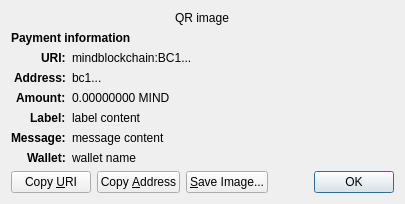
<?xml version="1.0" encoding="UTF-8"?>
<ui version="4.0">
 <class>ReceiveRequestDialog</class>
 <widget class="QDialog" name="ReceiveRequestDialog">
  <property name="geometry">
   <rect>
    <x>0</x>
    <y>0</y>
    <width>413</width>
    <height>229</height>
   </rect>
  </property>
  <property name="windowTitle">
   <string>Request payment to ...</string>
  </property>
  <layout class="QGridLayout" name="gridLayout" columnstretch="0,1">
   <property name="sizeConstraint">
    <enum>QLayout::SetFixedSize</enum>
   </property>
   <item row="0" column="0" colspan="2" alignment="Qt::AlignHCenter">
    <widget class="QRImageWidget" name="qr_code">
     <property name="text">
      <string notr="true">QR image</string>
     </property>
     <property name="textInteractionFlags">
      <set>Qt::NoTextInteraction</set>
     </property>
    </widget>
   </item>
   <item row="1" column="0" colspan="2">
    <widget class="QLabel" name="payment_header">
     <property name="font">
      <font>
       <weight>75</weight>
       <bold>true</bold>
      </font>
     </property>
     <property name="text">
      <string>Payment information</string>
     </property>
     <property name="textInteractionFlags">
      <set>Qt::NoTextInteraction</set>
     </property>
    </widget>
   </item>
   <item row="2" column="0" alignment="Qt::AlignRight|Qt::AlignTop">
    <widget class="QLabel" name="uri_tag">
     <property name="font">
      <font>
       <weight>75</weight>
       <bold>true</bold>
      </font>
     </property>
     <property name="text">
      <string notr="true">URI:</string>
     </property>
     <property name="textFormat">
      <enum>Qt::PlainText</enum>
     </property>
     <property name="textInteractionFlags">
      <set>Qt::NoTextInteraction</set>
     </property>
    </widget>
   </item>
   <item row="2" column="1" alignment="Qt::AlignTop">
    <widget class="QLabel" name="uri_content">
     <property name="text">
      <string notr="true">mindblockchain:BC1...</string>
     </property>
     <property name="textFormat">
      <enum>Qt::RichText</enum>
     </property>
     <property name="wordWrap">
      <bool>true</bool>
     </property>
     <property name="textInteractionFlags">
      <set>Qt::TextSelectableByMouse</set>
     </property>
    </widget>
   </item>
   <item row="3" column="0" alignment="Qt::AlignRight|Qt::AlignTop">
    <widget class="QLabel" name="address_tag">
     <property name="font">
      <font>
       <weight>75</weight>
       <bold>true</bold>
      </font>
     </property>
     <property name="text">
      <string>Address:</string>
     </property>
     <property name="textInteractionFlags">
      <set>Qt::NoTextInteraction</set>
     </property>
    </widget>
   </item>
   <item row="3" column="1" alignment="Qt::AlignTop">
    <widget class="QLabel" name="address_content">
     <property name="text">
      <string notr="true">bc1...</string>
     </property>
     <property name="textFormat">
      <enum>Qt::PlainText</enum>
     </property>
     <property name="textInteractionFlags">
      <set>Qt::TextSelectableByMouse</set>
     </property>
    </widget>
   </item>
   <item row="4" column="0" alignment="Qt::AlignRight|Qt::AlignTop">
    <widget class="QLabel" name="amount_tag">
     <property name="font">
      <font>
       <weight>75</weight>
       <bold>true</bold>
      </font>
     </property>
     <property name="text">
      <string>Amount:</string>
     </property>
     <property name="textInteractionFlags">
      <set>Qt::NoTextInteraction</set>
     </property>
    </widget>
   </item>
   <item row="4" column="1" alignment="Qt::AlignTop">
    <widget class="QLabel" name="amount_content">
     <property name="text">
      <string notr="true">0.00000000 MIND</string>
     </property>
     <property name="textFormat">
      <enum>Qt::PlainText</enum>
     </property>
     <property name="textInteractionFlags">
      <set>Qt::TextSelectableByMouse</set>
     </property>
    </widget>
   </item>
   <item row="5" column="0" alignment="Qt::AlignRight|Qt::AlignTop">
    <widget class="QLabel" name="label_tag">
     <property name="font">
      <font>
       <weight>75</weight>
       <bold>true</bold>
      </font>
     </property>
     <property name="text">
      <string>Label:</string>
     </property>
     <property name="textInteractionFlags">
      <set>Qt::NoTextInteraction</set>
     </property>
    </widget>
   </item>
   <item row="5" column="1" alignment="Qt::AlignTop">
    <widget class="QLabel" name="label_content">
     <property name="text">
      <string notr="true">label content</string>
     </property>
     <property name="textFormat">
      <enum>Qt::PlainText</enum>
     </property>
     <property name="wordWrap">
      <bool>true</bool>
     </property>
     <property name="textInteractionFlags">
      <set>Qt::TextSelectableByMouse</set>
     </property>
    </widget>
   </item>
   <item row="6" column="0" alignment="Qt::AlignRight|Qt::AlignTop">
    <widget class="QLabel" name="message_tag">
     <property name="font">
      <font>
       <weight>75</weight>
       <bold>true</bold>
      </font>
     </property>
     <property name="text">
      <string>Message:</string>
     </property>
     <property name="textInteractionFlags">
      <set>Qt::NoTextInteraction</set>
     </property>
    </widget>
   </item>
   <item row="6" column="1" alignment="Qt::AlignTop">
    <widget class="QLabel" name="message_content">
     <property name="text">
      <string notr="true">message content</string>
     </property>
     <property name="textFormat">
      <enum>Qt::PlainText</enum>
     </property>
     <property name="wordWrap">
      <bool>true</bool>
     </property>
     <property name="textInteractionFlags">
      <set>Qt::TextSelectableByMouse</set>
     </property>
    </widget>
   </item>
   <item row="7" column="0" alignment="Qt::AlignRight|Qt::AlignTop">
    <widget class="QLabel" name="wallet_tag">
     <property name="font">
      <font>
       <weight>75</weight>
       <bold>true</bold>
      </font>
     </property>
     <property name="text">
      <string>Wallet:</string>
     </property>
     <property name="textInteractionFlags">
      <set>Qt::NoTextInteraction</set>
     </property>
    </widget>
   </item>
   <item row="7" column="1" alignment="Qt::AlignTop">
    <widget class="QLabel" name="wallet_content">
     <property name="text">
      <string notr="true">wallet name</string>
     </property>
     <property name="textFormat">
      <enum>Qt::PlainText</enum>
     </property>
     <property name="wordWrap">
      <bool>true</bool>
     </property>
     <property name="textInteractionFlags">
      <set>Qt::TextSelectableByMouse</set>
     </property>
    </widget>
   </item>
   <item row="8" column="0" colspan="2">
    <layout class="QHBoxLayout" name="horizontalLayout">
     <item>
      <widget class="QPushButton" name="btnCopyURI">
       <property name="text">
        <string>Copy &amp;URI</string>
       </property>
       <property name="autoDefault">
        <bool>false</bool>
       </property>
      </widget>
     </item>
     <item>
      <widget class="QPushButton" name="btnCopyAddress">
       <property name="text">
        <string>Copy &amp;Address</string>
       </property>
       <property name="autoDefault">
        <bool>false</bool>
       </property>
      </widget>
     </item>
     <item>
      <widget class="QPushButton" name="btnSaveAs">
       <property name="text">
        <string>&amp;Save Image...</string>
       </property>
       <property name="autoDefault">
        <bool>false</bool>
       </property>
      </widget>
     </item>
     <item>
      <spacer name="horizontalSpacer_2">
       <property name="orientation">
        <enum>Qt::Horizontal</enum>
       </property>
       <property name="sizeHint" stdset="0">
        <size>
         <width>40</width>
         <height>20</height>
        </size>
       </property>
      </spacer>
     </item>
     <item>
      <widget class="QDialogButtonBox" name="buttonBox">
       <property name="focusPolicy">
        <enum>Qt::StrongFocus</enum>
       </property>
       <property name="standardButtons">
        <set>QDialogButtonBox::Ok</set>
       </property>
      </widget>
     </item>
    </layout>
   </item>
  </layout>
 </widget>
 <customwidgets>
  <customwidget>
   <class>QRImageWidget</class>
   <extends>QLabel</extends>
   <header>qt/qrimagewidget.h</header>
  </customwidget>
 </customwidgets>
 <tabstops>
  <tabstop>buttonBox</tabstop>
  <tabstop>btnCopyURI</tabstop>
  <tabstop>btnCopyAddress</tabstop>
  <tabstop>btnSaveAs</tabstop>
 </tabstops>
 <resources/>
 <connections>
  <connection>
   <sender>buttonBox</sender>
   <signal>accepted()</signal>
   <receiver>ReceiveRequestDialog</receiver>
   <slot>accept()</slot>
   <hints>
    <hint type="sourcelabel">
     <x>135</x>
     <y>230</y>
    </hint>
    <hint type="destinationlabel">
     <x>135</x>
     <y>126</y>
    </hint>
   </hints>
  </connection>
 </connections>
</ui>
